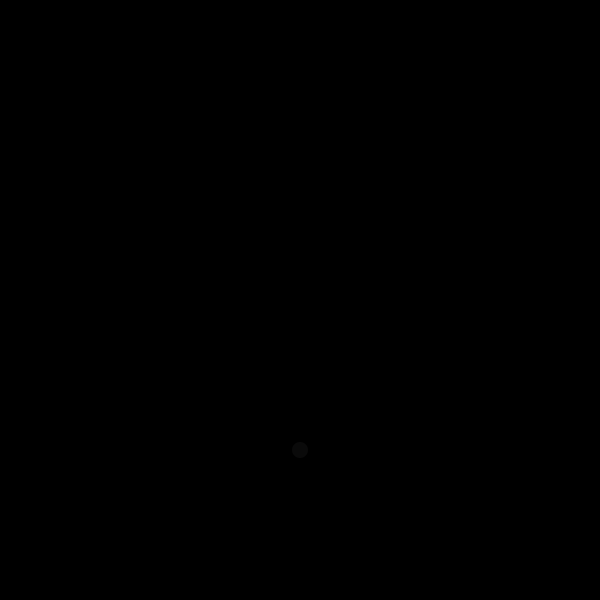
Frame 1 (no input)
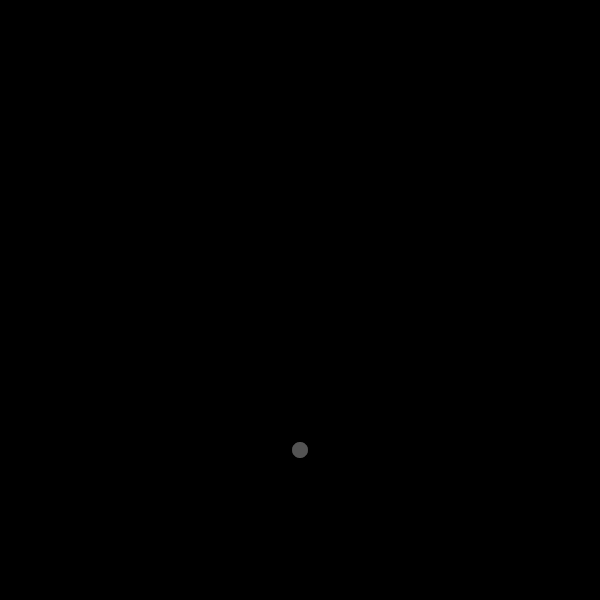
Frame 60 (the mouse pressed at the canvas centre just before this capture)
Frame 120 (the mouse held since frame 60 and released just before this capture): identical to frame 60, image omitted

The Processing sketch that drew these frames (run headless with seeded random() and noise(); from frame 60 on, the mouse is pressed at the canvas centre):

// Processing sketch: sketch_121008a
// ── sketch_121008a.pde
ArrayList rockets;
PVector gravity;

void setup() {
  size(600,600);
  smooth();
  background(0);
  rockets = new ArrayList();  // Create an empty ArrayList
  //rockets.add(new Rocket());
  gravity = new PVector(0, 9.81);
}

void draw() {
  noStroke();
  fill(0,20);
  rect(0,0,width,height);
  for (int i = 0; i < rockets.size(); i++) {
    // We must cast each item in the ArrayList so that it knows about Rocket's
    // member functions
    Rocket rocket = (Rocket) rockets.get(i);
    if (rocket.finished()) {
      rockets.remove(i);
      continue;
    }
    rocket.update();
    rocket.render();
  }
  fill(255,10);
  ellipse(width/2,3*height/4,16,16);
}

void keyPressed() {
  rockets.add(new Rocket()); // Add a new Rocket
  println(rockets.size()); // print the number of Rockets
}

class Rocket {

  PVector location;
  PVector velocity;
  float diameter;

  Rocket() {
    location = new PVector(width/2,3*height/4);
    velocity = new PVector(random(-4,4),-10); // Randomise starting angle
    velocity.normalize();
    velocity.mult(12); // Velocity
    diameter = 16;
  }

  void update() {
    velocity.add(PVector.div(gravity,frameRate));
    location.add(velocity);
  }

  void render() {
    noStroke();
    fill(255);
    ellipse(location.x,location.y,diameter,diameter);
  }
  
  boolean finished() {
    if (location.y > height) {
      return true;
    }
    else {
      return false;
    }
  }
}
